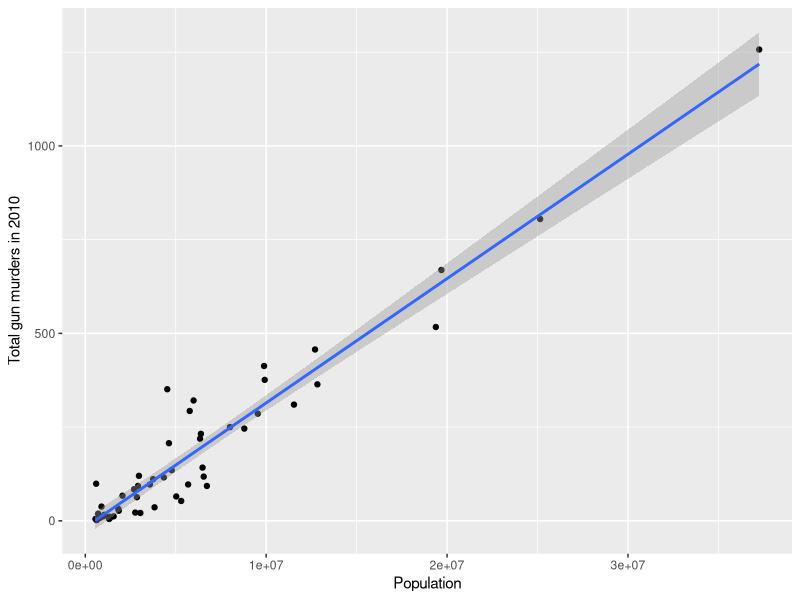

Here is the R script that generated this plot:
## ---- chunk 1
knitr::opts_chunk$set(echo = FALSE)
library(dslabs)
library(tidyverse)
data("murders")
## ---- chunk 2
summary(murders)
## ---- chunk 3
qplot(data = murders, x = population, y = total) + stat_smooth(method = "lm") + ylab('Total gun murders in 2010') + xlab('Population')
## ---- chunk 4
murders %>% mutate(murder_rate_per_100000 = total/population*100000) %>% select(region, state, murder_rate_per_100000, gun_murders = total, population) %>% arrange(desc(murder_rate_per_100000)) %>% top_n(5)
